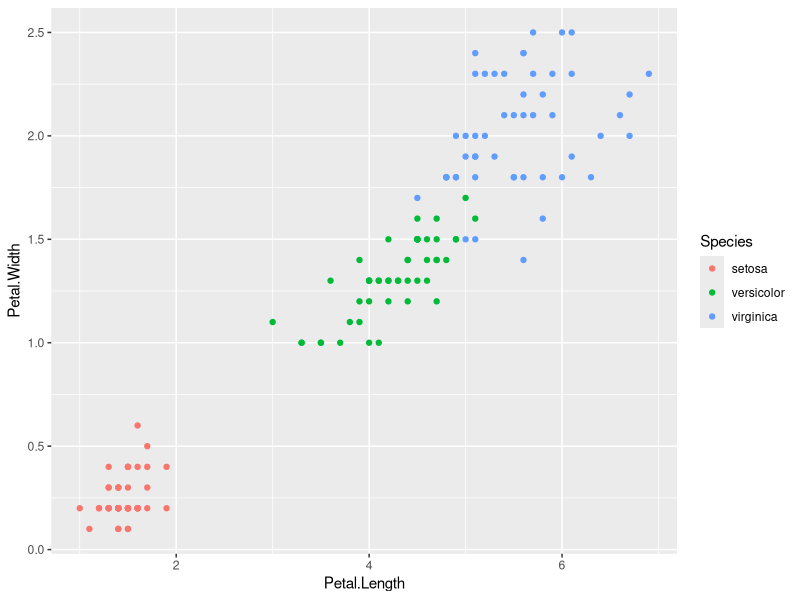
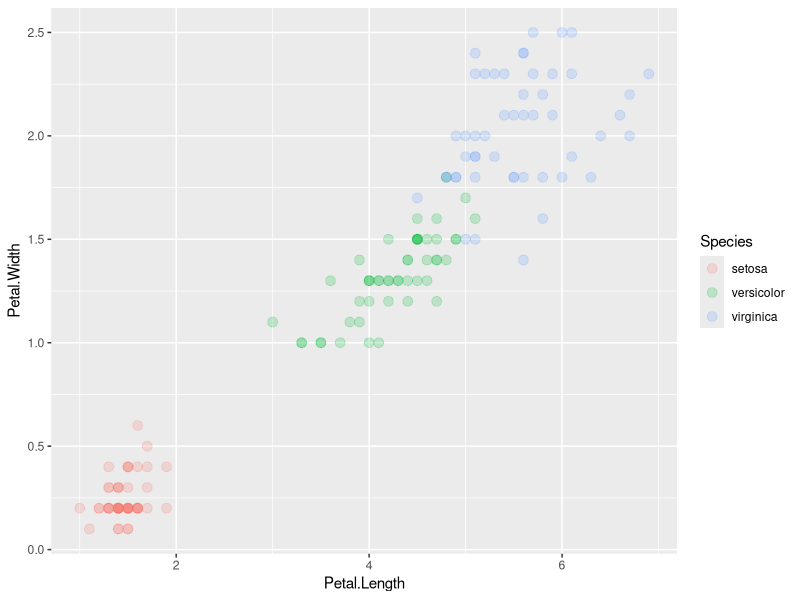
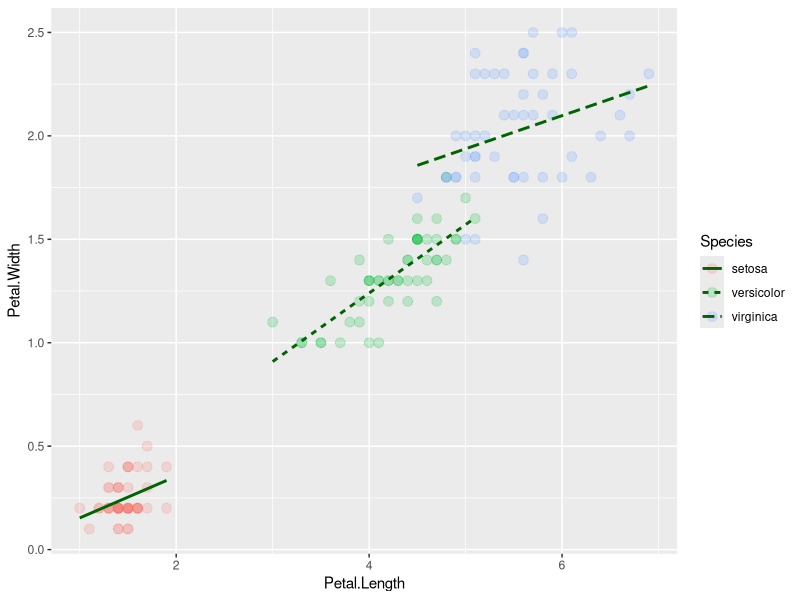
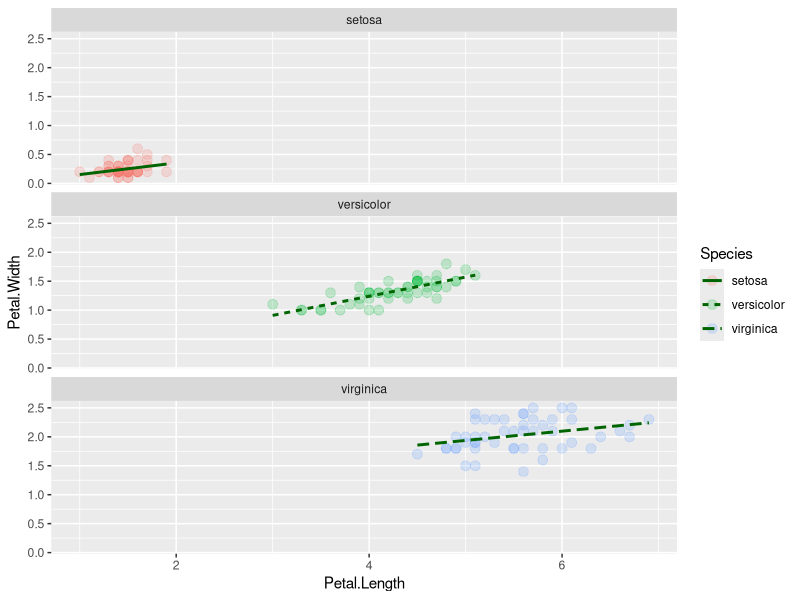
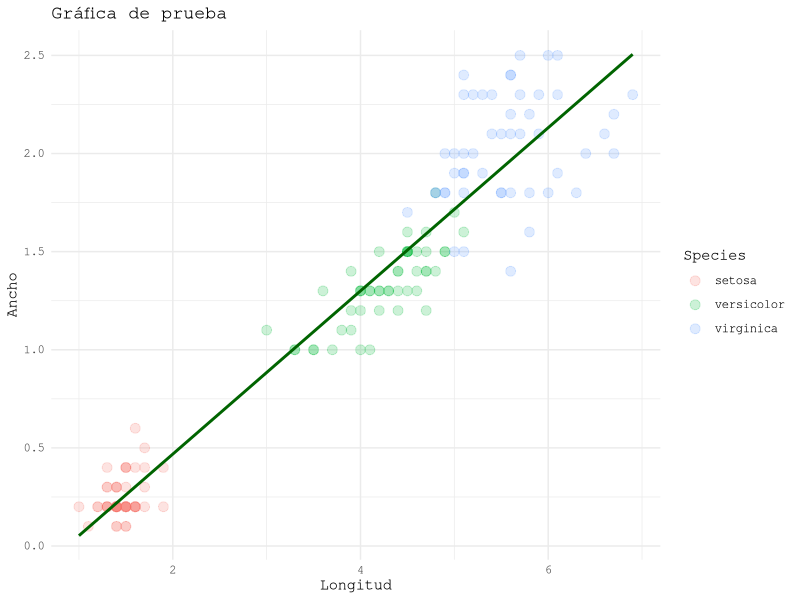

The R script that drew these images, in order:
# tidyverse
# ggplot2

library(tidyverse)
i = iris

ggplot(data = i) + #crea un lienzo en blanco y se grafica con capas
  geom_point(aes(x=Petal.Length,y=Petal.Width,col= Species))

#ggplot(data = i) + #crea un lienzo en blanco y se grafica con capas
 # geom_point(aes(x=Petal.Length,y=Petal.Width,shape= Species)) #las especies se distinguen por la forma

ggplot(data = i) + #crea un lienzo en blanco y se grafica con capas
  geom_point(aes(x=Petal.Length,y=Petal.Width,col = Species),
                 #col = "red",
                 size = 3,
                 alpha = 1/5)

## Transformaciones estadisticas

ggplot(data = i) + #crea un lienzo en blanco y se grafica con capas
  geom_point(aes(x=Petal.Length,y=Petal.Width,col = Species),
             #col = "red",
             size = 3,
             alpha = 1/5) +
  geom_smooth(aes(x=Petal.Length,y=Petal.Width,linetype = Species),
              method = "lm", #ajuste lineal
              se = FALSE, #elimina la sombra al rededor de la linea
              col="darkgreen")

###### Graficos condicionados #######

ggplot(data = i) +
  geom_point(aes(x=Petal.Length,y=Petal.Width,col = Species),
             #col = "red",
             size = 3,
             alpha = 1/5) +
  geom_smooth(aes(x=Petal.Length,y=Petal.Width,linetype = Species),
              method = "lm", #ajuste lineal
              se = FALSE, #elimina la sombra al rededor de la linea
              col="darkgreen") + 
  facet_wrap( ~ Species,nrow = 3) #se separan los graficos en 3 columnas


ggplot(data = i) +
  geom_point(aes(x=Petal.Length,y=Petal.Width,col = Species),
             #col = "red",
             size = 3,
             alpha = 1/5) +
  geom_smooth(aes(x=Petal.Length,y=Petal.Width),
              method = "lm", #ajuste lineal
              se = FALSE, #elimina la sombra al rededor de la linea
              col="darkgreen") +
  labs(title = "Gráfica de prueba",
       x= 'Longitud',
       y= 'Ancho') +
  theme_minimal(base_family = "mono") #cambiamos el estilo del gráfico
